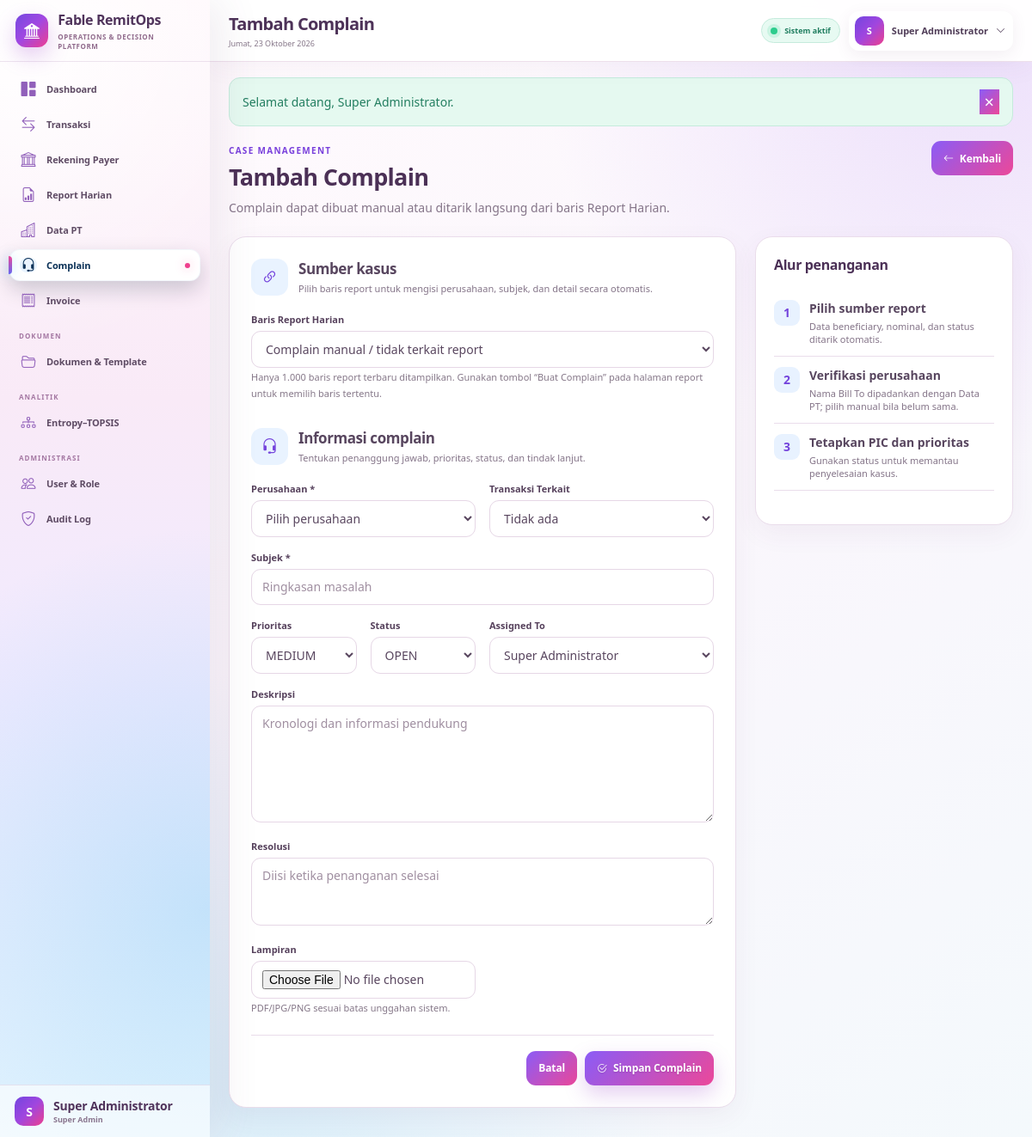
Screenshot of /public/complaints/create (signed in) with the database file from the repository.
### tables this page shows
CREATE TABLE `users` (
  `id` bigint(20) UNSIGNED NOT NULL,
  `role_id` bigint(20) UNSIGNED NOT NULL,
  `name` varchar(150) NOT NULL,
  `username` varchar(80) NOT NULL,
  `email` varchar(190) NOT NULL,
  `password` varchar(255) NOT NULL,
  `transaction_team` tinyint(3) UNSIGNED DEFAULT NULL,
  `is_active` tinyint(1) NOT NULL DEFAULT 1,
  `must_change_password` tinyint(1) NOT NULL DEFAULT 1,
  `last_login_at` datetime DEFAULT NULL,
  `created_at` datetime NOT NULL DEFAULT current_timestamp(),
  `updated_at` datetime NOT NULL DEFAULT current_timestamp() ON UPDATE current_timestamp()
);

CREATE TABLE `roles` (
  `id` bigint(20) UNSIGNED NOT NULL,
  `code` varchar(50) NOT NULL,
  `name` varchar(100) NOT NULL,
  `description` varchar(255) DEFAULT NULL,
  `created_at` datetime NOT NULL DEFAULT current_timestamp()
);

### app/Views/complaints/form.php (the view, shortened to what the rows shown need)
<?php
$editing = (bool) $complaint;
$value = static fn (string $key, mixed $default = ''): mixed => old($key, $complaint[$key] ?? ($_GET[$key] ?? $default));
?>
<div class="page-heading">
    <div><span class="eyebrow dark">CASE MANAGEMENT</span><h2><?= e($title) ?></h2><p>Complain dapat dibuat manual atau ditarik langsung dari baris Report Harian.</p></div>
    <a class="btn btn-light" href="<?= url('/complaints') ?>"><i class="bi bi-arrow-left"></i>Kembali</a>
</div>
<div class="two-column-layout complaint-workspace">
<section class="form-card">
<form method="post" enctype="multipart/form-data" action="<?= $editing ? url('/complaints/' . $complaint['id']) : url('/complaints') ?>">
    <div class="section-title"><i class="bi bi-link-45deg"></i><div><h3>Sumber kasus</h3><p>Pilih baris report untuk mengisi perusahaan, subjek, dan detail secara otomatis.</p></div></div>
    <div class="row g-3 mb-4">
        <div class="col-12">
            <label class="form-label">Baris Report Harian</label>
            <select class="form-select" name="report_row_id" data-report-row-select>
                <option value="">Complain manual / tidak terkait report</option>
            </select>
            <small class="form-text">Hanya 1.000 baris report terbaru ditampilkan. Gunakan tombol “Buat Complain” pada halaman report untuk memilih baris tertentu.</small>
        </div>
    </div>
    <div class="section-title"><i class="bi bi-headset"></i><div><h3>Informasi complain</h3><p>Tentukan penanggung jawab, prioritas, status, dan tindak lanjut.</p></div></div>
    <div class="row g-3">
        <div class="col-md-6"><label class="form-label">Perusahaan *</label><select class="form-select" name="company_id" required><option value="">Pilih perusahaan</option></select></div>
        <div class="col-md-6"><label class="form-label">Transaksi Terkait</label><select class="form-select" name="transaction_id"><option value="">Tidak ada</option></select></div>
        <div class="col-12"><label class="form-label">Subjek *</label><input class="form-control" name="subject" value="<?= e($value('subject')) ?>" required placeholder="Ringkasan masalah"></div>
        <div class="col-md-3"><label class="form-label">Prioritas</label><select class="form-select" name="priority"><?php foreach (['low','medium','high','critical'] as $status): ?><option value="<?= $status ?>" <?= selected($value('priority', 'medium'), $status) ?>><?= strtoupper($status) ?></option><?php endforeach; ?></select></div>
        <div class="col-md-3"><label class="form-label">Status</label><select class="form-select" name="status"><?php foreach (['open','in_progress','resolved','closed'] as $status): ?><option value="<?= $status ?>" <?= selected($value('status', 'open'), $status) ?>><?= strtoupper($status) ?></option><?php endforeach; ?></select></div>
        <div class="col-md-6"><label class="form-label">Assigned To</label><select class="form-select" name="assigned_to"><?php foreach ($users as $user): ?><option value="<?= $user['id'] ?>" <?= selected($value('assigned_to', auth_user()['id']), $user['id']) ?>><?= e($user['name']) ?></option><?php endforeach; ?></select></div>
        <div class="col-12"><label class="form-label">Deskripsi</label><textarea class="form-control" rows="6" name="description" placeholder="Kronologi dan informasi pendukung"><?= e($value('description')) ?></textarea></div>
        <div class="col-12"><label class="form-label">Resolusi</label><textarea class="form-control" rows="3" name="resolution" placeholder="Diisi ketika penanganan selesai"><?= e($value('resolution')) ?></textarea></div>
        <div class="col-md-6"><label class="form-label">Lampiran</label><input type="file" class="form-control" name="attachment"><small class="form-text">PDF/JPG/PNG sesuai batas unggahan sistem.</small></div>
    </div>
    <div class="form-actions"><a class="btn btn-light" href="<?= url('/complaints') ?>">Batal</a><button class="btn btn-primary"><i class="bi bi-check2-circle"></i>Simpan Complain</button></div>
</form>
</section>
<aside class="panel-card help-card">
    <h3>Alur penanganan</h3>
    <ol class="steps-list">
        <li><span>1</span><div><strong>Pilih sumber report</strong><p>Data beneficiary, nominal, dan status ditarik otomatis.</p></div></li>
        <li><span>2</span><div><strong>Verifikasi perusahaan</strong><p>Nama Bill To dipadankan dengan Data PT; pilih manual bila belum sama.</p></div></li>
        <li><span>3</span><div><strong>Tetapkan PIC dan prioritas</strong><p>Gunakan status untuk memantau penyelesaian kasus.</p></div></li>
    </ol>
</aside>
</div>

### app/Core/Router.php (shortened to what the rows shown need)
<?php
final class Router
{
    private array $routes = [];
    private function add(string $method, string $path, array $handler): void
    {
        $this->routes[] = compact('method', 'path', 'handler');
    }
    public function dispatch(): void
    {
        $method = strtoupper($_POST['_method'] ?? $_SERVER['REQUEST_METHOD'] ?? 'GET');
        $requestPath = parse_url($_SERVER['REQUEST_URI'] ?? '/', PHP_URL_PATH) ?: '/';
        $basePath = parse_url((string) App::config('app.url'), PHP_URL_PATH) ?: '';
        if ($basePath !== '' && str_starts_with($requestPath, $basePath)) {
            $requestPath = substr($requestPath, strlen($basePath)) ?: '/';
        }
        $requestPath = '/' . ltrim($requestPath, '/');
        $requestPath = $requestPath !== '/' ? rtrim($requestPath, '/') : '/';
        foreach ($this->routes as $route) {
            if ($route['method'] !== $method) {
                continue;
            }
            $pattern = preg_replace('#\{([a-zA-Z_][a-zA-Z0-9_]*)\}#', '(?P<$1>[^/]+)', $route['path']);
            if (preg_match('#^' . $pattern . '$#', $requestPath, $matches)) {
                $params = array_filter($matches, 'is_string', ARRAY_FILTER_USE_KEY);
                [$class, $action] = $route['handler'];
                $controller = new $class();
                $controller->{$action}(...array_values($params));
                return;
            }
        }
    }
}

### app/Views/partials/sidebar.php (shortened to what the rows shown need)
<?php
$path = parse_url(
    $_SERVER['REQUEST_URI'] ?? '/',
    PHP_URL_PATH
) ?: '/';
$currentUser = auth_user() ?? [];
$currentRole = (string) ($currentUser['role_code'] ?? '');
$documentRoles = [
    'super_admin',
    'superadmin',
    'supervisor',
    'admin_invoice',
    'invoice',
    'admin_complain',
    'complain',
];
$canOpenDocuments = in_array(
    $currentRole,
    $documentRoles,
    true
);
$active = static function (bool $condition): string {
    return $condition ? 'active' : '';
};
$isDashboard = $path === parse_url(url('/'), PHP_URL_PATH);
$isTransactions = str_contains($path, '/transactions');
$isPayerAccounts = str_contains($path, '/payer-accounts');
$isReports = str_contains($path, '/reports');
$isCompanies = str_contains($path, '/companies');
$isComplaints = str_contains($path, '/complaints');
$isInvoices = str_contains($path, '/invoices');
$isDocuments = str_contains($path, '/documents')
    || str_contains($path, '/document_templates.php')
    || str_contains($path, '/document_template_manager.php')
    || str_contains($path, '/invoice_templates.php')
    || str_contains($path, '/standing_instruction_7.php');
$isAnalysis = str_contains($path, '/analysis');
$isUsers = str_contains($path, '/users');
$isAudit = str_contains($path, '/audit');
$userName = trim(
    (string) ($currentUser['name'] ?? 'Pengguna')
);
$userInitial = strtoupper(
    substr($userName, 0, 1)
);
$userRoleName = trim(
    (string) (
        $currentUser['role_name']
        ?? $currentRole
        ?: 'Pengguna Sistem'
    )
);
?>
<aside
    class="sidebar"
    id="sidebar"
    aria-label="Navigasi utama"
>
    <div class="brand">
        <div class="brand-mark">
            <i class="bi bi-bank2"></i>
        </div>
        <div>
            <strong>
                Fable RemitOps
            </strong>
            <small>
                Operations &amp; Decision Platform
            </small>
        </div>
    </div>
    <nav class="sidebar-nav">
        <a
            class="nav-item <?= $active($isDashboard) ?>"
            href="<?= url('/') ?>"
            <?= $isDashboard
                ? 'aria-current="page"'
                : ''
            ?>
        >
            <i class="bi bi-grid-1x2-fill"></i>
            <span>Dashboard</span>
        </a>
        <?php if (can('transaction.view')): ?>
            <a
                class="nav-item <?= $active($isTransactions) ?>"
                href="<?= url('/transactions') ?>"
                <?= $isTransactions
                    ? 'aria-current="page"'
                    : ''
                ?>
            >
                <i class="bi bi-arrow-left-right"></i>
                <span>Transaksi</span>
            </a>
        <?php endif; ?>
        <?php if (can('payer_account.view')): ?>
            <a
                class="nav-item <?= $active($isPayerAccounts) ?>"
                href="<?= url('/payer-accounts') ?>"
                <?= $isPayerAccounts
                    ? 'aria-current="page"'
                    : ''
                ?>
            >
                <i class="bi bi-bank"></i>
                <span>Rekening Payer</span>
            </a>
        <?php endif; ?>
        <?php if (can('report.view')): ?>
            <a
                class="nav-item <?= $active($isReports) ?>"
                href="<?= url('/reports') ?>"
                <?= $isReports
                    ? 'aria-current="page"'
                    : ''
                ?>
            >
                <i class="bi bi-file-earmark-bar-graph"></i>
                <span>Report Harian</span>
            </a>
        <?php endif; ?>
        <?php if (can('company.view')): ?>
            <a
                class="nav-item <?= $active($isCompanies) ?>"
                href="<?= url('/companies') ?>"
                <?= $isCompanies
                    ? 'aria-current="page"'
                    : ''
                ?>
            >
                <i class="bi bi-buildings"></i>
                <span>Data PT</span>
            </a>
        <?php endif; ?>
        <?php if (can('complaint.view')): ?>
            <a
                class="nav-item <?= $active($isComplaints) ?>"
                href="<?= url('/complaints') ?>"
                <?= $isComplaints
                    ? 'aria-current="page"'
                    : ''
                ?>
            >
                <i class="bi bi-headset"></i>
                <span>Complain</span>
            </a>
        <?php endif; ?>
        <?php if (can('invoice.view')): ?>
            <a
                class="nav-item <?= $active($isInvoices) ?>"
                href="<?= url('/invoices') ?>"
                <?= $isInvoices
                    ? 'aria-current="page"'
                    : ''
                ?>
            >
                <i class="bi bi-receipt"></i>
                <span>Invoice</span>
            </a>
        <?php endif; ?>
        <?php if ($canOpenDocuments): ?>
            <div class="nav-label">
                DOKUMEN
            </div>
            <a
                class="nav-item <?= $active($isDocuments) ?>"
                href="<?= url('/documents') ?>"
                <?= $isDocuments
                    ? 'aria-current="page"'
                    : ''
                ?>
            >
                <i class="bi bi-folder2-open"></i>
                <span>
                    Dokumen &amp; Template
                </span>
            </a>
        <?php endif; ?>
        <?php if (can('analysis.view')): ?>
            <div class="nav-label">
                ANALITIK
            </div>
            <a
                class="nav-item <?= $active($isAnalysis) ?>"
                href="<?= url('/analysis') ?>"
                <?= $isAnalysis
                    ? 'aria-current="page"'
                    : ''
                ?>
            >
                <i class="bi bi-diagram-3"></i>
                <span>
                    Entropy–TOPSIS
                </span>
            </a>
        <?php endif; ?>
        <?php if (
            can('user.manage')
            || can('audit.view')
        ): ?>
            <div class="nav-label">
                ADMINISTRASI
            </div>
        <?php endif; ?>
        <?php if (can('user.manage')): ?>
            <a
                class="nav-item <?= $active($isUsers) ?>"
                href="<?= url('/users') ?>"
                <?= $isUsers
                    ? 'aria-current="page"'
                    : ''
                ?>
            >
                <i class="bi bi-people"></i>
                <span>User &amp; Role</span>
            </a>
        <?php endif; ?>
        <?php if (can('audit.view')): ?>
            <a
                class="nav-item <?= $active($isAudit) ?>"
                href="<?= url('/audit') ?>"
                <?= $isAudit
                    ? 'aria-current="page"'
                    : ''
                ?>
            >
                <i class="bi bi-shield-check"></i>
                <span>Audit Log</span>
            </a>
        <?php endif; ?>
    </nav>
    <div class="sidebar-footer">
        <div class="avatar-sm">
            <?= e($userInitial) ?>
        </div>
        <div class="min-w-0">
            <strong
                class="text-truncate d-block"
            >
                <?= e($userName) ?>
            </strong>
            <small>
                <?= e($userRoleName) ?>
            </small>
        </div>
    </div>
</aside>

### app/Views/partials/topbar.php (shortened to what the rows shown need)
<?php
$dayNames = [
    1 => 'Senin',
    2 => 'Selasa',
    3 => 'Rabu',
    4 => 'Kamis',
    5 => 'Jumat',
    6 => 'Sabtu',
    7 => 'Minggu',
];
$monthNames = [
    1 => 'Januari',
    2 => 'Februari',
    3 => 'Maret',
    4 => 'April',
    5 => 'Mei',
    6 => 'Juni',
    7 => 'Juli',
    8 => 'Agustus',
    9 => 'September',
    10 => 'Oktober',
    11 => 'November',
    12 => 'Desember',
];
$todayLabel = (
    $dayNames[(int) date('N')] ?? ''
)
    . ', '
    . date('d')
    . ' '
    . (
        $monthNames[(int) date('n')]
        ?? ''
    )
    . ' '
    . date('Y');
$currentUser = auth_user() ?? [];
$currentName = trim(
    (string) (
        $currentUser['name']
        ?? 'Pengguna'
    )
);
$initial = strtoupper(
    substr(
        $currentName,
        0,
        1
    )
);
?>
<header
    class="topbar"
    id="appTopbar"
>
    <div class="d-flex align-items-center gap-3">
        <div class="topbar-title">
            <h1>
                <?= e(
                    $title
                    ?? 'Dashboard'
                ) ?>
            </h1>
            <p>
                <?= e($todayLabel) ?>
            </p>
        </div>
    </div>
    <div class="topbar-actions">
        <span class="connection-pill">
            <span></span>
            Sistem aktif
        </span>
        <div
            class="dropdown"
            data-dropdown
        >
            <button
                class="user-menu"
                type="button"
                data-dropdown-toggle
                aria-expanded="false"
            >
                <div class="avatar-sm">
                    <?= e($initial) ?>
                </div>
                <span class="user-menu-name">
                    <?= e($currentName) ?>
                </span>
                <i class="bi bi-chevron-down"></i>
            </button>
        </div>
    </div>
</header>

### rows the page displays
users: name "S", name "Super Administrator", role.name "Super Admin"

### other values shown
$flashMessage "Selamat datang, Super Administrator."
form field priority "MEDIUM"
form field status "OPEN"
form field assigned_to "Super Administrator"
